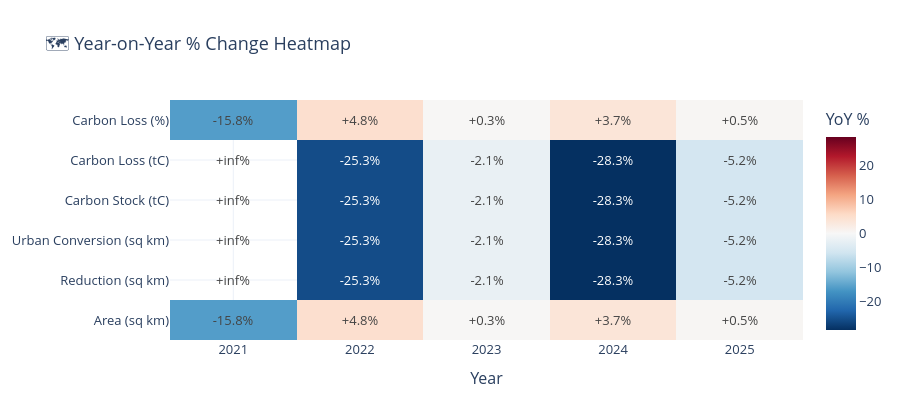

Notebook code cell kept with this figure:
### Code cell
df.columns = df.columns.str.strip()

# ✅ CREATE REQUIRED COLUMNS (if not already created)
df["carbon_stock_tc"] = df[df.columns[df.columns.str.contains("mangrove", case=False)][0]] * 100 * 150
df["carbon_loss_tc"] = df["carbon_stock_tc"].iloc[0] - df["carbon_stock_tc"]
df["carbon_loss_percent"] = (df["carbon_loss_tc"] / df["carbon_stock_tc"].iloc[0]) * 100

# ✅ DEFINE METRICS (safe mapping)
metrics = [col for col in df.columns if any(k in col.lower() for k in ['mangrove', 'loss', 'urban'])]
metrics = metrics[:3] + ['carbon_stock_tc', 'carbon_loss_tc', 'carbon_loss_percent']

labels = ['Area (sq km)', 'Reduction (sq km)', 'Urban Conversion (sq km)',
          'Carbon Stock (tC)', 'Carbon Loss (tC)', 'Carbon Loss (%)']

# ================= YOUR ORIGINAL CODE =================

pct = df[metrics].pct_change() * 100
pct['year'] = df['year']
pct = pct.dropna().reset_index(drop=True)

z_pct = pct[metrics].values.T

fig3 = go.Figure(go.Heatmap(
    z=z_pct,
    x=pct['year'].tolist(),
    y=labels,
    colorscale='RdBu_r',
    zmid=0,
    text=[[f'{v:+.1f}%' for v in row] for row in z_pct],
    texttemplate='%{text}',
    showscale=True,
    colorbar=dict(title='YoY %')
))

fig3.update_layout(
    title='🗺️ Year-on-Year % Change Heatmap',
    xaxis_title='Year',
    template='plotly_white',
    height=420,
    font=dict(size=13)
)

fig3.show()

### Figure 1 — Plotly figure (JSON) as saved in the notebook; plotly's stock layout.template omitted (floating-point values rounded to 4 significant figures)
{"data": [{"colorbar": {"title": {"text": "YoY %"}}, "colorscale": [[0, "rgb(5,48,97)"], [0.1, "rgb(33,102,172)"], [0.2, "rgb(67,147,195)"], [0.3, "rgb(146,197,222)"], [0.4, "rgb(209,229,240)"], [0.5, "rgb(247,247,247)"], [0.6, "rgb(253,219,199)"], [0.7, "rgb(244,165,130)"], [0.8, "rgb(214,96,77)"], [0.9, "rgb(178,24,43)"], [1, "rgb(103,0,31)"]], "showscale": true, "text": [["-15.8%", "+4.8%", "+0.3%", "+3.7%", "+0.5%"], ["+inf%", "-25.3%", "-2.1%", "-28.3%", "-5.2%"], ["+inf%", "-25.3%", "-2.1%", "-28.3%", "-5.2%"], ["+inf%", "-25.3%", "-2.1%", "-28.3%", "-5.2%"], ["+inf%", "-25.3%", "-2.1%", "-28.3%", "-5.2%"], ["-15.8%", "+4.8%", "+0.3%", "+3.7%", "+0.5%"], ["+inf%", "-25.3%", "-2.1%", "-28.3%", "-5.2%"], ["+inf%", "-25.3%", "-2.1%", "-28.3%", "-5.2%"], ["+inf%", "-25.3%", "-2.1%", "-28.3%", "-5.2%"], ["+inf%", "-25.3%", "-2.1%", "-28.3%", "-5.2%"]], "texttemplate": "%{text}", "type": "heatmap", "x": [2021, 2022, 2023, 2024, 2025], "y": ["Area (sq km)", "Reduction (sq km)", "Urban Conversion (sq km)", "Carbon Stock (tC)", "Carbon Loss (tC)", "Carbon Loss (%)"], "z": [[-15.81, 4.753, 0.2844, 3.695, 0.4698], [Infinity, -25.31, -2.124, -28.28, -5.198], [Infinity, -25.31, -2.124, -28.28, -5.198], [Infinity, -25.31, -2.124, -28.28, -5.198], [Infinity, -25.31, -2.124, -28.28, -5.198], [-15.81, 4.753, 0.2844, 3.695, 0.4698], [Infinity, -25.31, -2.124, -28.28, -5.198], [Infinity, -25.31, -2.124, -28.28, -5.198], [Infinity, -25.31, -2.124, -28.28, -5.198], [Infinity, -25.31, -2.124, -28.28, -5.198]], "zmid": 0}], "layout": {"font": {"size": 13}, "height": 420, "title": {"text": "🗺️ Year-on-Year % Change Heatmap"}, "xaxis": {"title": {"text": "Year"}}}}
